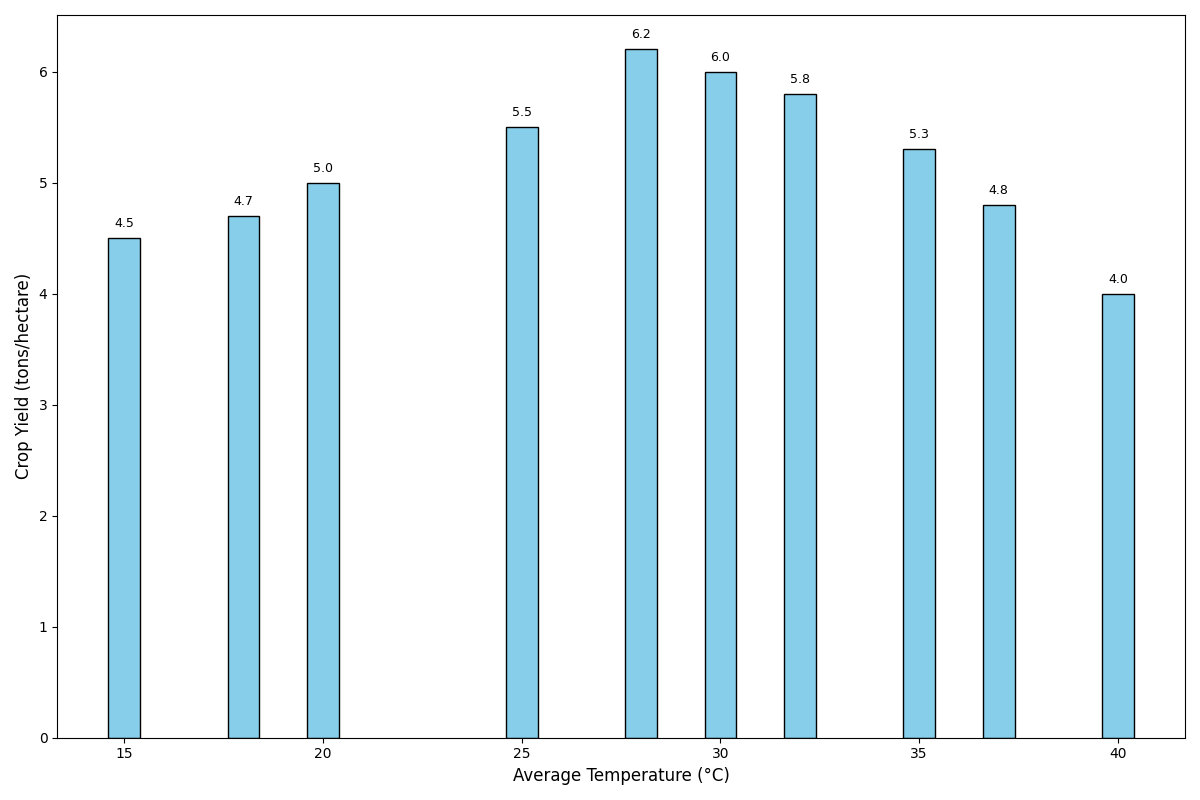

Python code for this plot:
import matplotlib.pyplot as plt
import numpy as np

# Data: Average Temperature (Celsius) and Crop Yield (tons/hectare)
temperature = np.array([25, 32, 18, 30, 15, 40, 37, 20, 35, 28])  # Shuffled
crop_yield = np.array([5.5, 5.8, 4.7, 6.0, 4.5, 4.0, 4.8, 5.0, 5.3, 6.2])  # Shuffled

# Sort data by crop yield in ascending order
sorted_indices = np.argsort(crop_yield)
sorted_temperature = temperature[sorted_indices]
sorted_crop_yield = crop_yield[sorted_indices]

# Create bar chart
fig, ax = plt.subplots(figsize=(12, 8))
ax.bar(sorted_temperature, sorted_crop_yield, color='skyblue', edgecolor='k')

# Title and labels
ax.set_xlabel("Average Temperature (°C)", fontsize=12)
ax.set_ylabel("Crop Yield (tons/hectare)", fontsize=12)

# Annotate bars with crop yield values
for x, y in zip(sorted_temperature, sorted_crop_yield):
    ax.text(x, y + 0.1, f"{y:.1f}", fontsize=9, ha='center', color='black')

plt.tight_layout()
plt.show()
